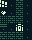

A level layout from a 2D game, rendered from its tile map. Below: a short description, then the map file with its tile-grid data intact:
An orthogonal 4x5 tile map with 8x8 px tiles, 1 tile layer (Tile Layer 1).

<map version="1.5" tiledversion="1.6.0" orientation="orthogonal" renderorder="right-down" width="4" height="5" tilewidth="8" tileheight="8" infinite="0" nextlayerid="2" nextobjectid="1">
 <tileset firstgid="1" source="bg.tsx" />
 <layer id="1" name="Tile Layer 1" width="4" height="5">
  <data encoding="csv">
15,2,72,2,
73,2,72,2,
9,72,72,2,
97,2,64,2,
72,72,72,2
</data>
 </layer>
</map>
